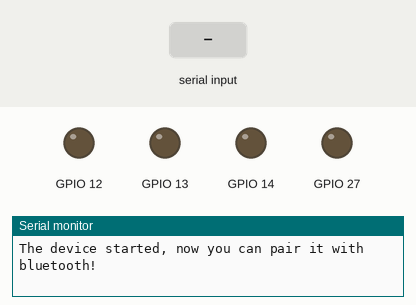
The sketch below on a simulated ESP32. On the bench: output pins drawn as LEDs (lit = HIGH), the last lines printed to the serial monitor. The inputs (shaded band) are chosen by the test bench. Nothing arrives over Bluetooth unless stated.

Above: at 1.2 s.
1.3 s: "1" received over the second serial link
At 1.6 s:
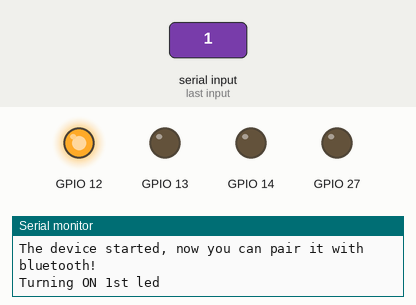
2.8 s: "2" received over the second serial link
At 3.9 s:
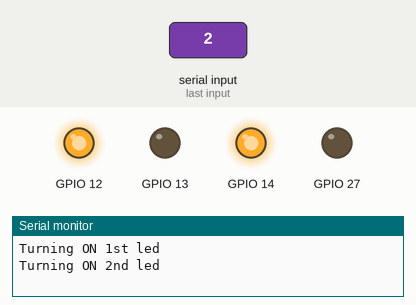
4.3 s: "A" received over the second serial link
At 5.0 s:
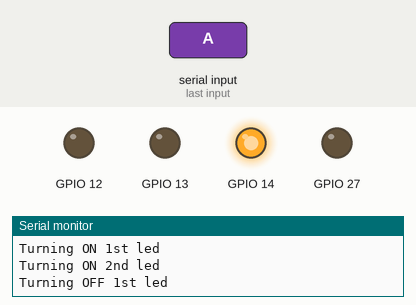
5.8 s: "3" received over the second serial link
At 6.2 s:
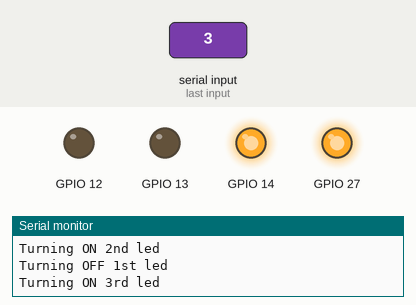
7.3 s: "B" received over the second serial link
At 8.5 s:
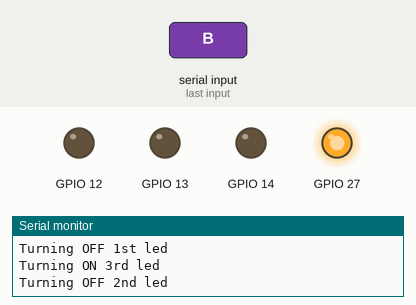
8.8 s: "4" received over the second serial link
At 9.7 s:
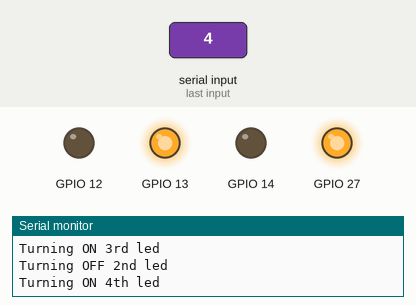
Timing chart, 0 to 11.3 s (numbered marks = the images above; inputs shaded):
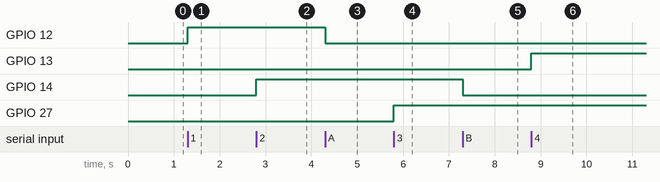

The sketch:

BLE_CONTROL_RELAY.ino
```cpp
#include "BluetoothSerial.h"

#if !defined(CONFIG_BT_ENABLED) || !defined(CONFIG_BLUEDROID_ENABLED)
#error Bluetooth is not enabled! Please run `make menuconfig` to and enable it
#endif


String res = "";

BluetoothSerial SerialBT;

void setup() {
  Serial.begin(115200);
  pinMode(12, OUTPUT);
  pinMode(13, OUTPUT);
  pinMode(14, OUTPUT);
  pinMode(27,OUTPUT);
  SerialBT.begin("ESP32test"); //Bluetooth device name
  Serial.println("The device started, now you can pair it with bluetooth!");
}

void loop()
{
  while (!SerialBT.available()); // Wait Until anything is coming from bluetooth client

  while (SerialBT.available()) // Read until the bluetooth client is sending.
  {
    char add = SerialBT.read();
    res = res + add;
    delay(1);
  }


  // Assigning Actions on particular conditions
  if (res == "T")
  {
    Serial.println("Connection Established!!!");
  }
  if (res == "1")
  {
    Serial.println("Turning ON 1st led");
    digitalWrite(12, HIGH);
  }
  if (res == "A")
  {
    Serial.println("Turning OFF 1st led");
    digitalWrite(12,LOW);
  }
  if (res == "2")
  {
    Serial.println("Turning ON 2nd led");
    digitalWrite(14, HIGH);
  }
  if (res == "B")
  {
    Serial.println("Turning OFF 2nd led");
    digitalWrite(14,LOW);
  }
  if (res == "3")
  {
    Serial.println("Turning ON 3rd led");
    digitalWrite(27,HIGH);
  }
  if (res == "C")
  {
    Serial.println("Turning OFF 3rd led");
    digitalWrite(27, LOW);
  }
  if (res == "4")
  {
    Serial.println("Turning ON 4th led");
    digitalWrite(13, HIGH);
  }
  if (res == "D")
  {
    Serial.println("Turning OFF 4th led");
    digitalWrite(13,LOW);
  }
  if (res == "9")
  {
    Serial.println("Turning ON all led");
    digitalWrite(12, HIGH);
    digitalWrite(13, HIGH);
    digitalWrite(14, HIGH);
    digitalWrite(27, HIGH);

  }
  if (res == "I")
  {
    Serial.println("Turning OFF all led");
    digitalWrite(12, LOW);
    digitalWrite(13, LOW);
    digitalWrite(14, LOW);
    digitalWrite(27, LOW);

  }


  res = ""; // clearing the string.


}
```

Measured:
- after the input at 1.3 s, GPIO 12: LOW → HIGH at once
- after the input at 2.8 s, GPIO 14: LOW → HIGH at once
- after the input at 4.3 s, GPIO 12: HIGH → LOW at once
- after the input at 5.8 s, GPIO 27: LOW → HIGH at once
- after the input at 7.3 s, GPIO 14: HIGH → LOW at once
- after the input at 8.8 s, GPIO 13: LOW → HIGH at once
